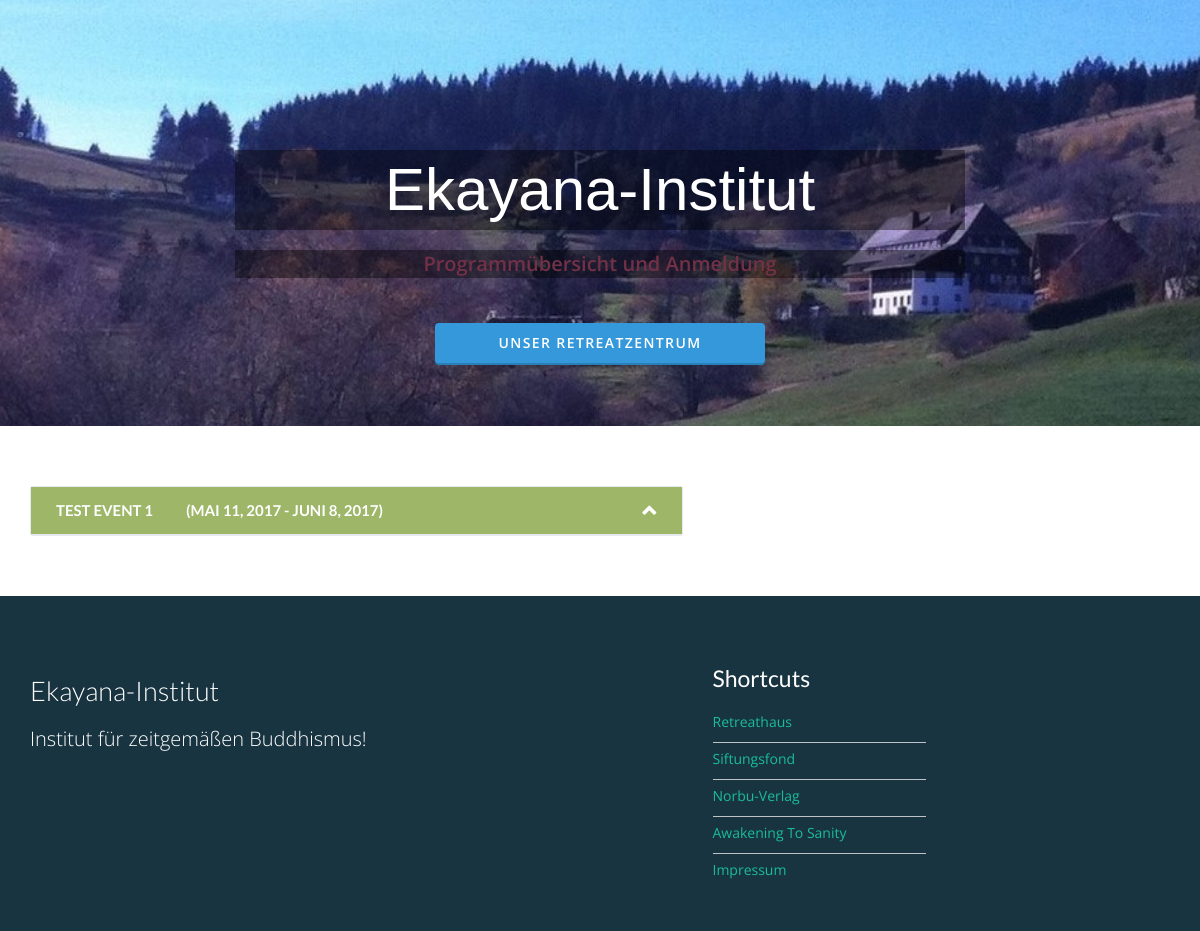
The app's page /, older data.
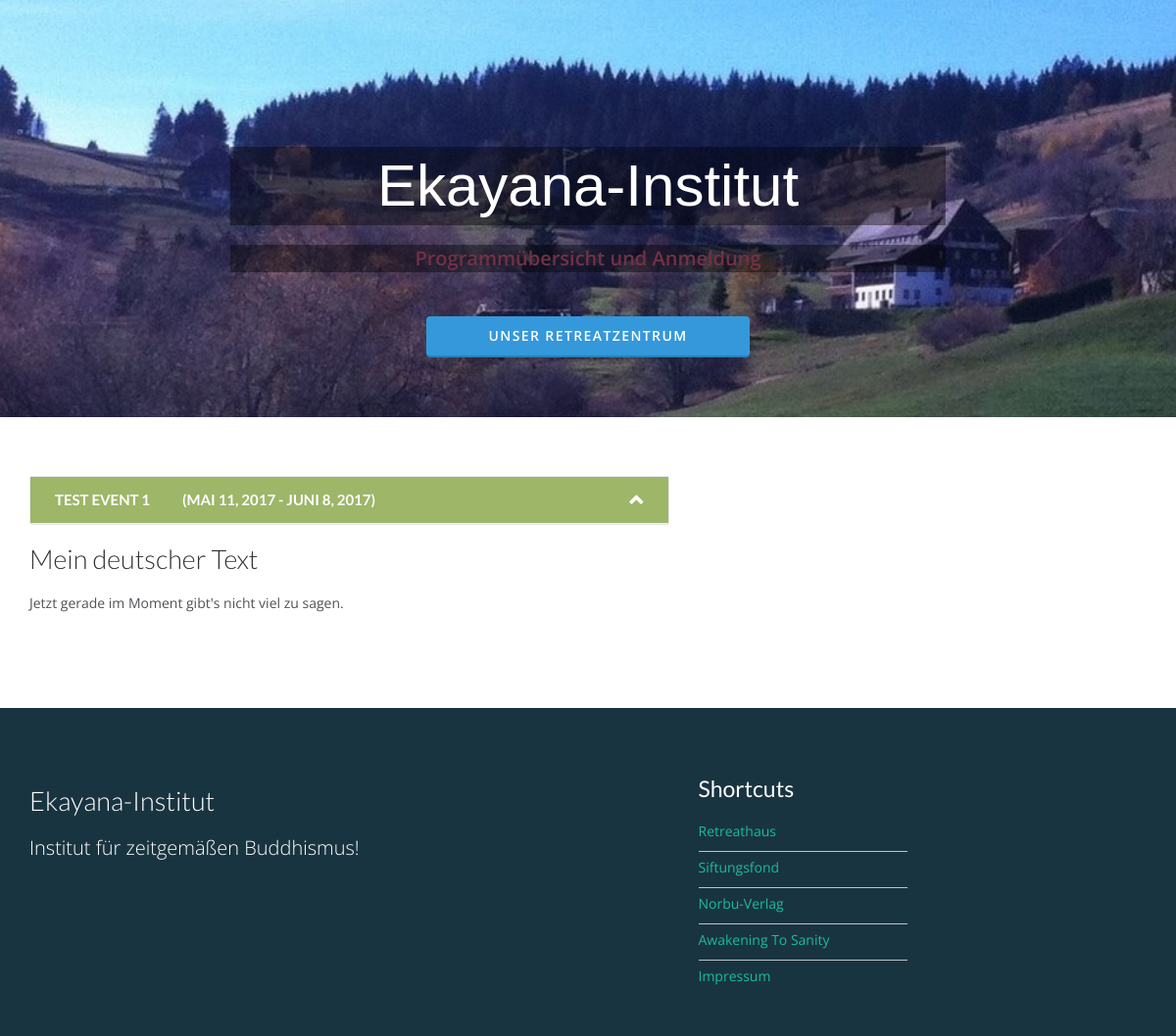
The same page, newer data.
### Anmeldung/models.py (models this page shows, shortened)
class Event(models.Model):
    bezeichnung = models.CharField(max_length=200)
    registrationdeadline = models.DateField('Sichtbar bis einschl.',default=datetime.date.today)
    beginn = models.DateField(default=datetime.date.today)
    ende = models.DateField(default=datetime.date.today)
    kurzbeschreibung = HTMLField('Kurze Beschreibung')
    beschreibung = HTMLField('Beschreibung')
    oeffentlich = models.BooleanField('Öffentliche Veranstaltung bzw. noch Plätze frei',default=True)
    eventplaetze = models.PositiveSmallIntegerField("Plätze für Teilnehmer", default=0)
    schlafplaetze = models.PositiveSmallIntegerField("Plätze für Übernachtung",default=0)
    essensplaetze = models.PositiveSmallIntegerField("Plätze für Teilnehmer an der Verpflegung", default=0)
    class Meta:
        verbose_name = 'Veranstaltung'
        verbose_name_plural = 'Veranstaltungen'
    ordering = ['+beginn']

class texte(models.Model):
    LEFTCONTENT = 'LEFT'
    RIGHTCONTENT = 'RIGHT'
    COLCHOICES = (
    (LEFTCONTENT, 'linke Spalte'),
    (RIGHTCONTENT, 'rechte Spalte'),
    )
    TOPCONTENT = "TOP"
    BOTTOMCONTENT ="BOTTOM"
    ROWCHOICES = (
        (TOPCONTENT, 'Über den Terminen'),
        (BOTTOMCONTENT,'Unter den Terminen'),
    )
    bereich = models.CharField(max_length=5,choices=COLCHOICES,default=LEFTCONTENT)
    hoehe = models.CharField(max_length=6, choices=ROWCHOICES, default=BOTTOMCONTENT)
    headertext = models.CharField('Überschrift',max_length=50)
    langtext = HTMLField('Text')
    datepublishedstart = models.DateField(_('Veröffentlichung am'),default=datetime.date.today)
    datepublishedend = models.DateField(_('Veröffentlichung bis'),default=datetime.date.today)
    class Meta:
        ordering = ['datepublishedstart']
        verbose_name = 'Texte'
        verbose_name_plural = 'Texte'

### Anmeldung/views.py (the view)
# urls.py: url(r'^$', views.uebersicht, name='uebersicht'),
def uebersicht(request):
    events = Event.objects.filter(registrationdeadline__gte=date.today()).order_by('beginn')
    links = texte.objects.filter(bereich__exact='LEFT',
                                 datepublishedstart__lte=date.today(),
                                 datepublishedend__gte=date.today()).order_by('-datepublishedstart')
    rechts = texte.objects.filter(bereich__exact='RIGHT',
                                  datepublishedstart__lte=date.today(),
                                  datepublishedend__gte=date.today()).order_by('-datepublishedstart')
    oben = texte.objects.filter(bereich__exact='LEFT',
                                hoehe__exact='TOP',
                                datepublishedstart__lte=date.today(),
                                datepublishedend__gte=date.today()).order_by('-datepublishedstart')
    unten = texte.objects.filter(bereich__exact='LEFT',
                                 hoehe__exact='BOTTOM',
                                 datepublishedstart__lte=date.today(),
                                 datepublishedend__gte=date.today()).order_by('-datepublishedstart')
    return render(request, 'Anmeldung/event_detail.html',
                  {'events': events, 'links': links, 'rechts': rechts, 'oben': oben, 'unten': unten})

### Anmeldung/templates/Anmeldung/event_detail.html (shortened to what this page needs)
{% extends 'Anmeldung/base2.html' %}
{% block content %}
<div class="col-md-7">
  <div class="panel-group">
    {%  for h in events %}
      <div class="panel panel-default">
          <div class="panel-heading">
              <h4 class="panel-title">
                <a class="panel-toggle" data-toggle="collapse" data-parent=".panel-group" href="#content{{ forloop.counter}}">
                  <span>{{ h.bezeichnung }} &emsp;&emsp;({{h.beginn}} -  {{h.ende}})</span>
                </a>
              </h4>
          </div>
      </div>
    {% endfor %}
        {% for j in unten %}
            <h3>{{ j.headertext }}</h3>
            <p> {{ j.langtext|safe }}</p>
        {% endfor %}
  </div>
</div>
<div class="col-md-5">
</div>
{% endblock %}

### Anmeldung/templates/Anmeldung/base2.html (shortened to what this page needs)
{% load static %}
<!DOCTYPE html>
<html lang="en" style="height:100%;">
    <head>
        <link href="{% static 'Anmeldung/bootstrap/css/bootstrap.min.css' %}" rel="stylesheet">
        <link href="{% static 'Anmeldung/css/font-awesome.min.css' %}" rel="stylesheet">
        <link href="{% static 'Anmeldung/css/style-library-1.css' %}" rel="stylesheet">
        <link href="{% static 'Anmeldung/css/plugins.css' %}" rel="stylesheet">
        <link href="{% static 'Anmeldung/css/blocks.css' %}" rel="stylesheet">
        <link href="{% static 'Anmeldung/css/custom.css' %}" rel="stylesheet">
    </head>
    <body data-spy="scroll" data-target="nav">
        <header id="header-3" class="soft-scroll header-3">
            <section class="hero">
                <div class="container">
                    <div class="col-md-8 col-md-offset-2 text-center">
                        <div class="editContent headertext1">
                            <h1>Ekayana-Institut</h1>
                        </div>
                        <div class="editContent headertext2">
                            <p class="lead">Programmübersicht und Anmeldung</p>
                        </div>
                    </div>
                    <div class="col-md-6 col-md-offset-3 text-center">
                        <div class="col-md-8 col-md-offset-2">
                            <a href="http://retreathaus.ekayana-institut.de" target="_blank" class="btn btn-info btn-block">Unser Retreatzentrum</a>
                        </div>
                        <div class="col-md-6">
                        </div>
                    </div>
                </div>
            </section>
        </header>
        <section id="content-3-4" class="content-block content-3-4">
            <div class="container">
                <div class="row">
                  {% block content %}
                  {% endblock %}
                </div>
            </div>
        </section>
        <section class="content-block-nopad bg-deepocean footer-wrap-1-1">
            <div class="container footer-1-1">
                <div class="row">
                    <div class="col-sm-6">
                        <h3>Ekayana-Institut</h3>
                        <p class="lead">Institut für zeitgemäßen Buddhismus!</p>
                    </div>
                    <div class="col-sm-5 col-sm-offset-1">
                        <div class="row">
                            <div class="col-md-6">
                                <h4>Shortcuts</h4>
                                <ul>
                                    <li>
                                        <a href="http://retreathaus.ekayana-institut.de" target="_blank">Retreathaus</a>
                                    </li>
                                    <li>
                                        <a href="http://ekayana.de" target="_blank">Siftungsfond</a>
                                    </li>
                                    <li>
                                        <a href="http://norbu-verlag.de" target="_blank">Norbu-Verlag</a>
                                    </li>
                                    <li>
                                        <a href="http://www.awakeningtosanity.net/" target="_blank">Awakening To Sanity</a>
                                    </li>
                                    <li>
                                        <a href="http://ekayana-institut.de/Impressum" target="_blank">Impressum</a>
                                    </li>
                                </ul>
                            </div>
                         </div>
                    </div>
                </div>
            </div>
        </section>
    </body>
</html>

### Anmeldung/static/Anmeldung/css/style-library-1.css (style rules this page uses)
body { font-family: "Open Sans", Helvetica, Arial, sans-serif; color: #333333; background: #ffffff; overflow-x: hidden; -webkit-font-smoothing: antialiased; -moz-osx-font-smoothing: grayscale; }
.bg-deepocean { background-color: #193441 !important; }
h1, h2, h3, h4, h5, h6, .h1, .h2, .h3, .h4, .h5, .h6 { font-family: 'Lato', Helvetica, Arial, sans-serif; line-height: 1.1; }
h1, h2, h3 { margin-bottom: 20px; font-weight: 300; }
h4, h5, h6 { margin-bottom: 15px; font-weight: 400; }
h1, .h1 { font-size: 44px; }
h3, .h3 { font-size: 27px; }
h4, .h4 { font-size: 23px; }
p { font-size: 14px; line-height: 1.6; margin: 15px 0; color: #515157; }
.lead { margin-bottom: 30px; font-size: 20px; line-height: 1.4; font-weight: 300; }
a { color: #1abc9c; }
ul { list-style: none; position: relative; padding-left: 22px; }
ul li, ol li { font-size: 14px; color: #515157; margin-bottom: 5px; }
.btn { color: #FFF; padding: 10px 20px; margin: 15px 0; font-size: 14px; font-weight: 600; letter-spacing: 0.1em; text-shadow: none; border: none; text-transform: uppercase; border-radius: 4px; -webkit-border-radius: 4px; -moz-border-radius: 4px; }
.btn.btn-info { background: #3498db; box-shadow: 0 2px #2980b9; }
.panel-group { margin-bottom: 0; }
.panel-group .panel { background: #fff; border: 1px solid #E6E9ED; border-bottom-width: 2px; border-radius: 3px; box-shadow: none; }
.panel-heading { background-color: inherit !important; color: inherit !important; padding: 0; border-color: inherit !important; }
.panel-title { font-size: 15px; font-weight: 700; text-transform: uppercase; }
.panel-title > a { display: block; padding: 15px 25px 15px; text-decoration: none; color: #fff; }
.panel-title > a, .panel-title > a:hover { background: #16A085; color: #fff; }
.panel-title > a span { display: block; position: relative; top: 0; color: #fff; padding-right: 25px; }
.panel-title > a span:after { font-family: "fontawesome"; content: "\f077"; position: absolute; top: 0; right: 0; }
.content-block { width: 100%; padding: 60px 0 60px 0; z-index: 100; position: relative; background-color: #ffffff; }
.content-block-nopad { width: 100%; z-index: 100; position: relative; background-color: #ffffff; }

### Anmeldung/static/Anmeldung/css/blocks.css (style rules this page uses)
#header-3 { width: 100%; }
#header-3 .hero { background: url('../images/water-bg.jpg') no-repeat center center; -webkit-background-size: cover; -moz-background-size: cover; -o-background-size: cover; background-size: cover; padding: 50px 0 300px 0; height: auto; }
#header-3 .hero h1 { margin-top: 100px; font-weight: 600; color: #31152B; }
#header-3 .hero .lead { font-weight: 600; color: #723147; }
*, *:after, *:before { box-sizing: border-box; }
.footer-1-1 { padding-top: 60px; padding-bottom: 20px; }
.footer-1-1 h3, .footer-1-1 h4, .footer-1-1 .lead, .footer-1-1 li { color: #ffffff; }
.footer-1-1 h4 { margin-bottom: 20px; }
.footer-1-1 ul { list-style-type: none; margin: 0 0 26px; padding: 0; }
.footer-1-1 ul li { border-top: 1px solid #bdc3c7; line-height: 19px; padding: 6px 0; }
.footer-1-1 li:first-child { border-top: none; padding-top: 1px; }

### Anmeldung/static/Anmeldung/css/custom.css (style rules this page uses)
.panel-title > a,.panel-title > a:hover { background-color: #9DB668; }
#header-3 .hero { background: url('../images/Westen_November-14-1270x728.jpg') no-repeat center center; -webkit-background-size: cover; -moz-background-size: cover; -o-background-size: cover; background-size: cover; height: 426px; }
.headertext1, .headertext2 { background-color: rgba(0,0,0, 0.4); }
#header-3 .hero .headertext1 h1 { font-size: 60px; line-height: 80px; color: #fff; font-family: "Antic Slab",Arial,Helvetica, sans-serif; font-weight: 400; letter-spacing: 0; }

Row changes from the older to the newer data that the page shows:
added texte: headertext "Mein deutscher Text", langtext "Jetzt gerade im Moment gibt's nicht viel zu sagen."
